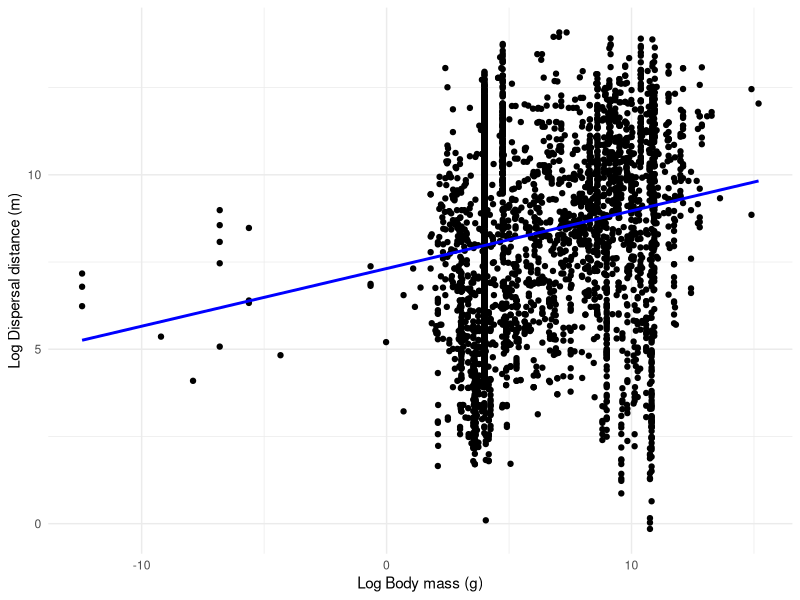
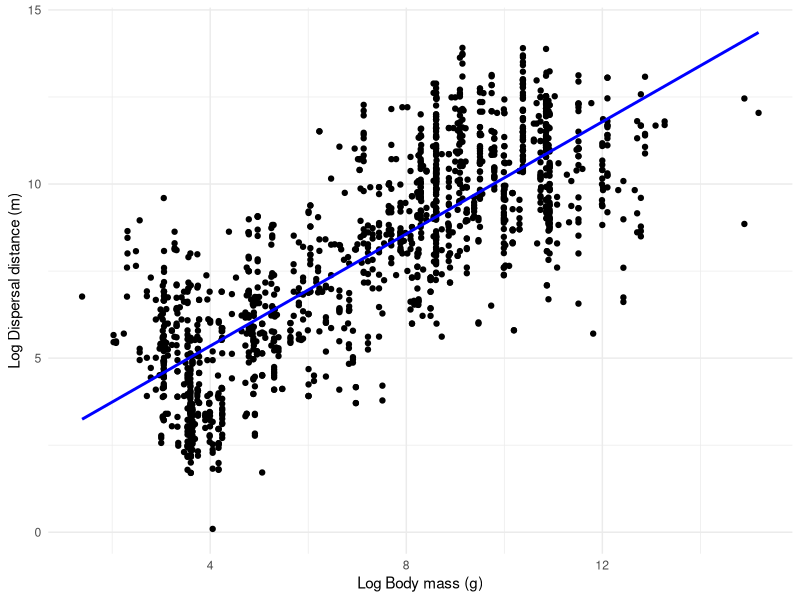
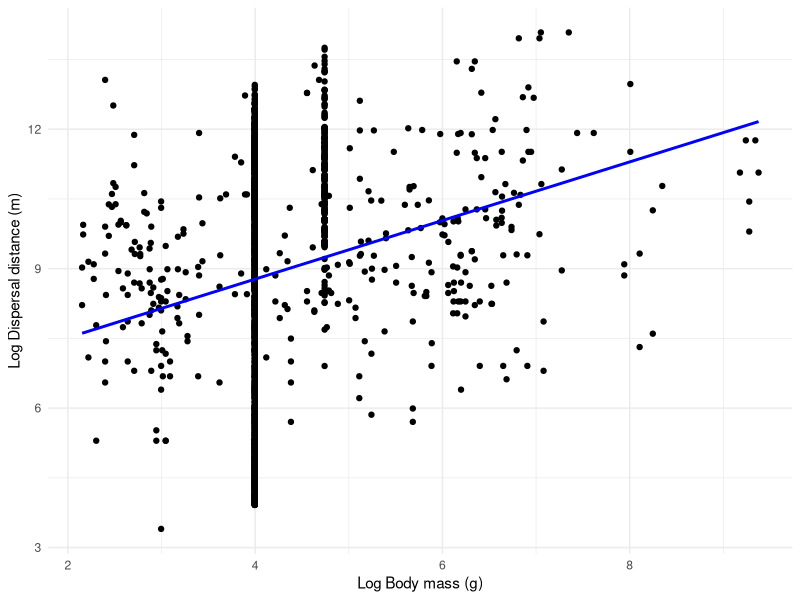
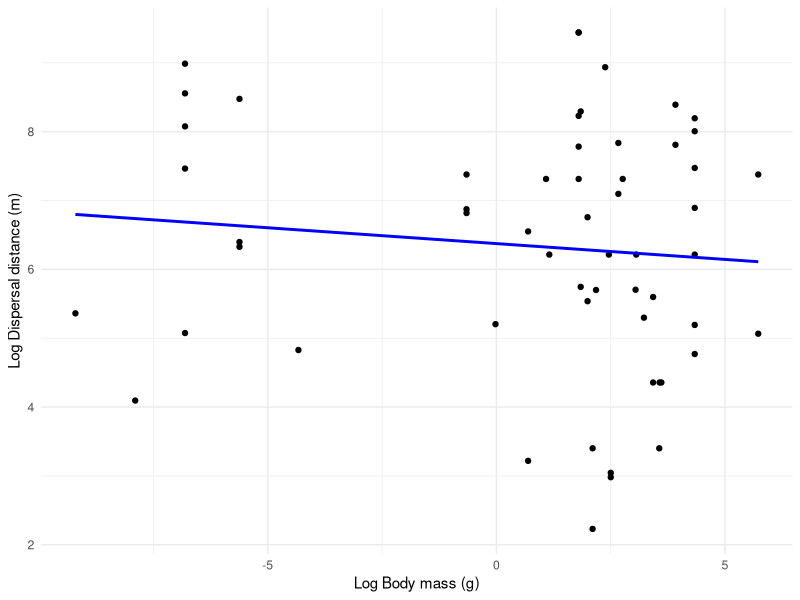
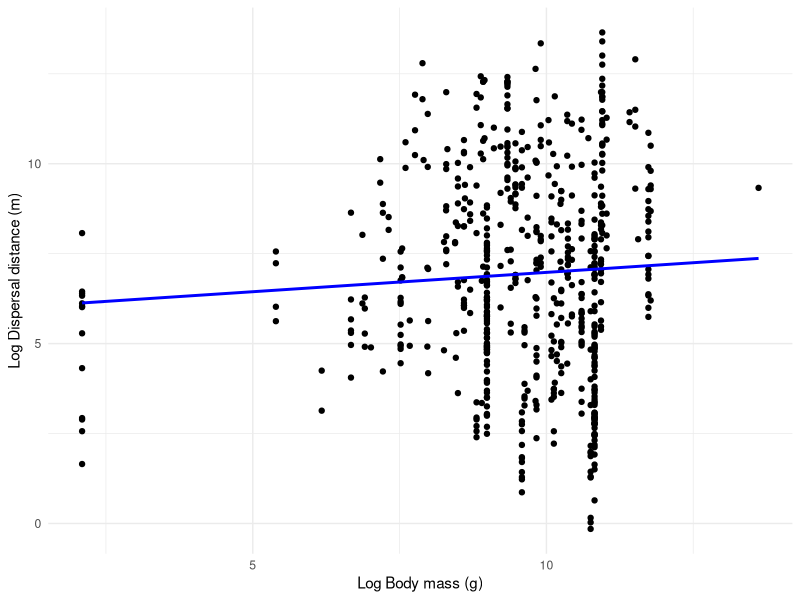
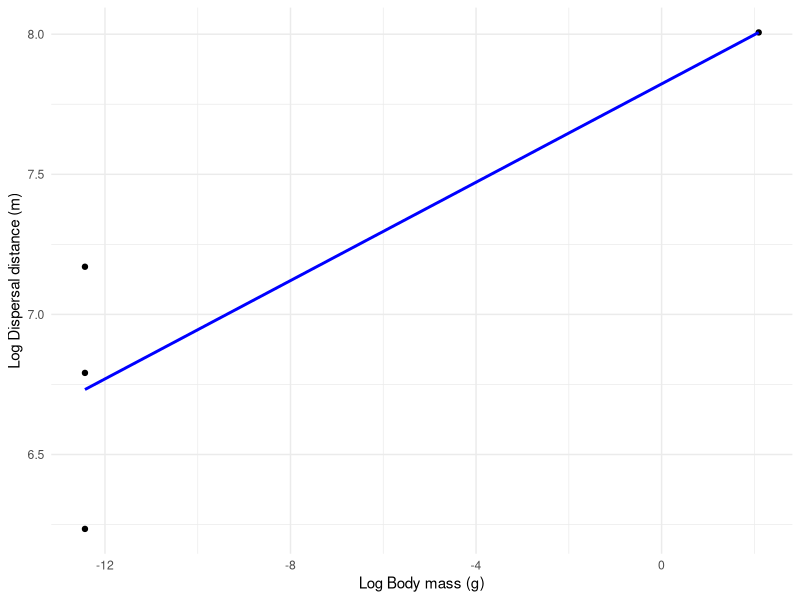

The R script that drew these images, in order:
library(tidyverse)
library(dplyr)

setwd('C:/Users/xr49abiw/Documents/DispersalProject/data')

db5 <- read.csv("DispersalTransformed.csv")

####Linear regression for all data ####
#log transform
log_Body.mass <- log(db5$Body.mass)
log_Distance <- log(db5$Value)

#Linear regression model and extracting the slope (coefficient)
regression  <- lm(log_Distance ~ log_Body.mass, data = db5)
summary(regression)

# Create a scatter plot 
scatter_plot <- ggplot(db5, aes(x = log_Body.mass, y = log_Distance)) +
  geom_point() +
  geom_smooth(method = "lm", se = FALSE, color = "blue") +
  labs(x = "Log Body mass (g)", y = "Log Dispersal distance (m)") +
  theme_minimal()

print(scatter_plot)

####Linear regression for mammals####
# Filter data for mammals (n = 1567)
mammdb<- db5 |>
  filter(Taxon == "Mammal")

# Perform log transformation
mammdb$log_Body.mass <- log(mammdb$Body.mass)
mammdb$log_Distance <- log(mammdb$Value)

# Perform linear regression
regression_mamm <- lm(log_Distance ~ log_Body.mass, data = mammdb)
summary(regression_mamm)

# Create a scatter plot
scatter_plot_mamm <- ggplot(mammdb, aes(x = log_Body.mass, y = log_Distance)) +
  geom_point() +
  geom_smooth(method = "lm", se = FALSE, color = "blue") +
  labs(x = "Log Body mass (g)", y = "Log Dispersal distance (m)") +
  theme_minimal()

print(scatter_plot_mamm)


####Linear regression for birds####
# Filter data for bird (n = 2222)
bdb<- db5 |>
  filter(Taxon == "Bird")

# Perform log transformation
bdb$log_Body.mass <- log(bdb$Body.mass)
bdb$log_Distance <- log(bdb$Value)

# Perform linear regression
regression_b <- lm(log_Distance ~ log_Body.mass, data = bdb)
summary(regression_b)

# Create a scatter plot
scatter_plot_b <- ggplot(bdb, aes(x = log_Body.mass, y = log_Distance)) +
  geom_point() +
  geom_smooth(method = "lm", se = FALSE, color = "blue") +
  labs(x = "Log Body mass (g)", y = "Log Dispersal distance (m)") +
  theme_minimal()

print(scatter_plot_b)

####Linear regression for amphibian####
# Filter data for amphibian (n = 57)
adb<- db5 |>
  filter(Taxon == "Amphibian")

# Perform log transformation
adb$log_Body.mass <- log(adb$Body.mass)
adb$log_Distance <- log(adb$Value)

# Perform linear regression
regression_a <- lm(log_Distance ~ log_Body.mass, data = adb)
summary(regression_a)

# Create a scatter plot
scatter_plot_a <- ggplot(adb, aes(x = log_Body.mass, y = log_Distance)) +
  geom_point() +
  geom_smooth(method = "lm", se = FALSE, color = "blue") +
  labs(x = "Log Body mass (g)", y = "Log Dispersal distance (m)") +
  theme_minimal()

print(scatter_plot_a)

####Linear regression for fish####
# Filter data for Fish (n = 619)
fdb<- db5 |>
  filter(Taxon == "Fish")

# Perform log transformation
fdb$log_Body.mass <- log(fdb$Body.mass)
fdb$log_Distance <- log(fdb$Value)

# Perform linear regression
regression_f <- lm(log_Distance ~ log_Body.mass, data = fdb)
summary(regression_f)

# Create a scatter plot
scatter_plot_f <- ggplot(fdb, aes(x = log_Body.mass, y = log_Distance)) +
  geom_point() +
  geom_smooth(method = "lm", se = FALSE, color = "blue") +
  labs(x = "Log Body mass (g)", y = "Log Dispersal distance (m)") +
  theme_minimal()

print(scatter_plot_f)

####Linear regression for invertebrate####
# Filter data for invertebrate (n = 4)
idb<- db5 |>
  filter(Taxon == "Invertebrate")

# Perform log transformation
idb$log_Body.mass <- log(idb$Body.mass)
idb$log_Distance <- log(idb$Value)

# Perform linear regression
regression_i <- lm(log_Distance ~ log_Body.mass, data = idb)
summary(regression_i)

# Create a scatter plot
scatter_plot_i <- ggplot(idb, aes(x = log_Body.mass, y = log_Distance)) +
  geom_point() +
  geom_smooth(method = "lm", se = FALSE, color = "blue") +
  labs(x = "Log Body mass (g)", y = "Log Dispersal distance (m)") +
  theme_minimal()

print(scatter_plot_i)
